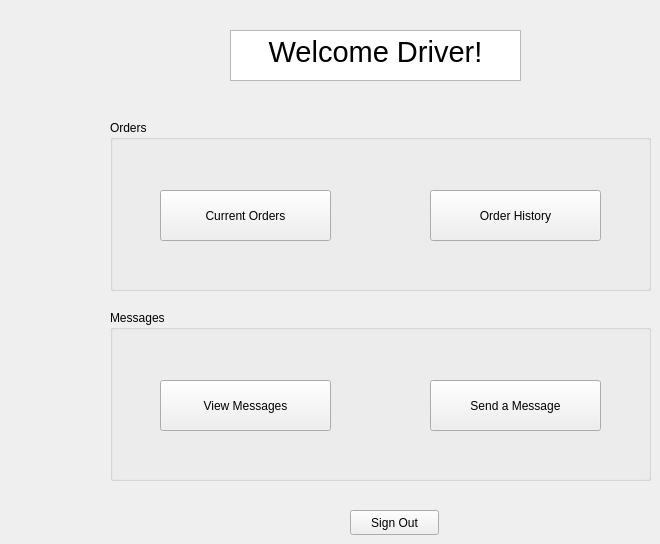
    <widget class="QWidget" name="driverProfile">
     <widget class="QTextBrowser" name="textBrowser_5">
      <property name="geometry">
       <rect>
        <x>230</x>
        <y>30</y>
        <width>291</width>
        <height>51</height>
       </rect>
      </property>
      <property name="html">
       <string>&lt;!DOCTYPE HTML PUBLIC &quot;-//W3C//DTD HTML 4.0//EN&quot; &quot;http://www.w3.org/TR/REC-html40/strict.dtd&quot;&gt;
&lt;html&gt;&lt;head&gt;&lt;meta name=&quot;qrichtext&quot; content=&quot;1&quot; /&gt;&lt;meta charset=&quot;utf-8&quot; /&gt;&lt;style type=&quot;text/css&quot;&gt;
p, li { white-space: pre-wrap; }
&lt;/style&gt;&lt;/head&gt;&lt;body style=&quot; font-family:'Ubuntu'; font-size:11pt; font-weight:400; font-style:normal;&quot;&gt;
&lt;p align=&quot;center&quot; style=&quot; margin-top:0px; margin-bottom:0px; margin-left:0px; margin-right:0px; -qt-block-indent:0; text-indent:0px;&quot;&gt;&lt;span style=&quot; font-size:22pt;&quot;&gt;Welcome Driver!&lt;/span&gt;&lt;/p&gt;&lt;/body&gt;&lt;/html&gt;</string>
      </property>
     </widget>
     <widget class="QPushButton" name="driverSignOutButton">
      <property name="geometry">
       <rect>
        <x>350</x>
        <y>510</y>
        <width>89</width>
        <height>25</height>
       </rect>
      </property>
      <property name="text">
       <string>Sign Out</string>
      </property>
     </widget>
     <widget class="QGroupBox" name="groupBox_3">
      <property name="geometry">
       <rect>
        <x>110</x>
        <y>310</y>
        <width>541</width>
        <height>171</height>
       </rect>
      </property>
      <property name="title">
       <string>Messages</string>
      </property>
      <widget class="QPushButton" name="driverSendMessage">
       <property name="geometry">
        <rect>
         <x>320</x>
         <y>70</y>
         <width>171</width>
         <height>51</height>
        </rect>
       </property>
       <property name="text">
        <string>Send a Message</string>
       </property>
      </widget>
      <widget class="QPushButton" name="driverViewMessages">
       <property name="geometry">
        <rect>
         <x>50</x>
         <y>70</y>
         <width>171</width>
         <height>51</height>
        </rect>
       </property>
       <property name="text">
        <string>View Messages</string>
       </property>
      </widget>
     </widget>
     <widget class="QGroupBox" name="groupBox_4">
      <property name="geometry">
       <rect>
        <x>110</x>
        <y>120</y>
        <width>541</width>
        <height>171</height>
       </rect>
      </property>
      <property name="title">
       <string>Orders</string>
      </property>
      <widget class="QPushButton" name="driverOrderHistory">
       <property name="geometry">
        <rect>
         <x>320</x>
         <y>70</y>
         <width>171</width>
         <height>51</height>
        </rect>
       </property>
       <property name="text">
        <string>Order History</string>
       </property>
      </widget>
      <widget class="QPushButton" name="driverCurrentOrders">
       <property name="geometry">
        <rect>
         <x>50</x>
         <y>70</y>
         <width>171</width>
         <height>51</height>
        </rect>
       </property>
       <property name="text">
        <string>Current Orders</string>
       </property>
      </widget>
     </widget>
    </widget>
